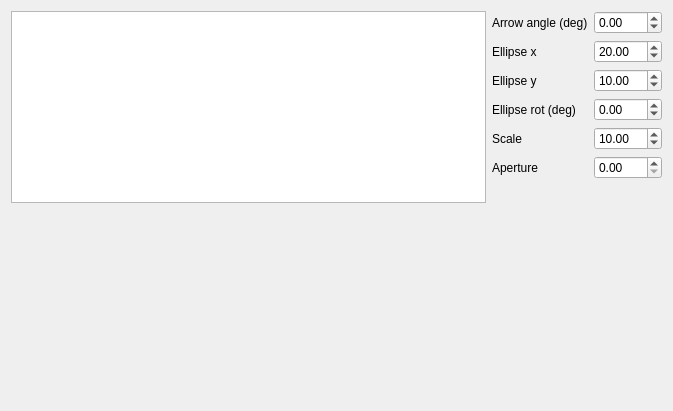
<?xml version="1.0" encoding="UTF-8"?>
<ui version="4.0">
 <class>EllipseTest</class>
 <widget class="QWidget" name="EllipseTest">
  <property name="geometry">
   <rect>
    <x>0</x>
    <y>0</y>
    <width>673</width>
    <height>411</height>
   </rect>
  </property>
  <property name="windowTitle">
   <string>Form</string>
  </property>
  <layout class="QGridLayout" name="gridLayout">
   <item row="0" column="0">
    <widget class="QGraphicsView" name="graphicsView"/>
   </item>
   <item row="1" column="0">
    <widget class="CustomWidget" name="widget" native="true">
     <property name="sizePolicy">
      <sizepolicy hsizetype="Preferred" vsizetype="MinimumExpanding">
       <horstretch>0</horstretch>
       <verstretch>0</verstretch>
      </sizepolicy>
     </property>
     <property name="minimumSize">
      <size>
       <width>0</width>
       <height>150</height>
      </size>
     </property>
    </widget>
   </item>
   <item row="0" column="1" rowspan="2">
    <layout class="QFormLayout" name="formLayout">
     <item row="0" column="0">
      <widget class="QLabel" name="label">
       <property name="text">
        <string>Arrow angle (deg)</string>
       </property>
      </widget>
     </item>
     <item row="0" column="1">
      <widget class="QDoubleSpinBox" name="arrow_angle_doubleSpinBox">
       <property name="minimum">
        <double>-720.000000000000000</double>
       </property>
       <property name="maximum">
        <double>720.000000000000000</double>
       </property>
       <property name="singleStep">
        <double>5.000000000000000</double>
       </property>
      </widget>
     </item>
     <item row="1" column="0">
      <widget class="QLabel" name="label_2">
       <property name="text">
        <string>Ellipse x</string>
       </property>
      </widget>
     </item>
     <item row="1" column="1">
      <widget class="QDoubleSpinBox" name="ellipse_x_doubleSpinBox">
       <property name="minimum">
        <double>0.100000000000000</double>
       </property>
       <property name="singleStep">
        <double>1.000000000000000</double>
       </property>
       <property name="value">
        <double>20.000000000000000</double>
       </property>
      </widget>
     </item>
     <item row="2" column="0">
      <widget class="QLabel" name="label_3">
       <property name="text">
        <string>Ellipse y</string>
       </property>
      </widget>
     </item>
     <item row="2" column="1">
      <widget class="QDoubleSpinBox" name="ellipse_y_doubleSpinBox">
       <property name="minimum">
        <double>0.100000000000000</double>
       </property>
       <property name="singleStep">
        <double>1.000000000000000</double>
       </property>
       <property name="value">
        <double>10.000000000000000</double>
       </property>
      </widget>
     </item>
     <item row="3" column="0">
      <widget class="QLabel" name="label_4">
       <property name="text">
        <string>Ellipse rot (deg)</string>
       </property>
      </widget>
     </item>
     <item row="3" column="1">
      <widget class="QDoubleSpinBox" name="ellipse_rot_doubleSpinBox">
       <property name="minimum">
        <double>-720.000000000000000</double>
       </property>
       <property name="maximum">
        <double>720.000000000000000</double>
       </property>
       <property name="singleStep">
        <double>5.000000000000000</double>
       </property>
      </widget>
     </item>
     <item row="4" column="1">
      <widget class="QDoubleSpinBox" name="arrow_scale_doubleSpinBox">
       <property name="minimum">
        <double>0.100000000000000</double>
       </property>
       <property name="singleStep">
        <double>1.000000000000000</double>
       </property>
       <property name="value">
        <double>10.000000000000000</double>
       </property>
      </widget>
     </item>
     <item row="4" column="0">
      <widget class="QLabel" name="label_5">
       <property name="text">
        <string>Scale</string>
       </property>
      </widget>
     </item>
     <item row="5" column="0">
      <widget class="QLabel" name="label_6">
       <property name="text">
        <string>Aperture</string>
       </property>
      </widget>
     </item>
     <item row="5" column="1">
      <widget class="QDoubleSpinBox" name="aperture_doubleSpinBox">
       <property name="maximum">
        <double>360.000000000000000</double>
       </property>
      </widget>
     </item>
    </layout>
   </item>
  </layout>
 </widget>
 <customwidgets>
  <customwidget>
   <class>CustomWidget</class>
   <extends>QWidget</extends>
   <header>src/customwidget.h</header>
   <container>1</container>
  </customwidget>
 </customwidgets>
 <resources/>
 <connections/>
</ui>
